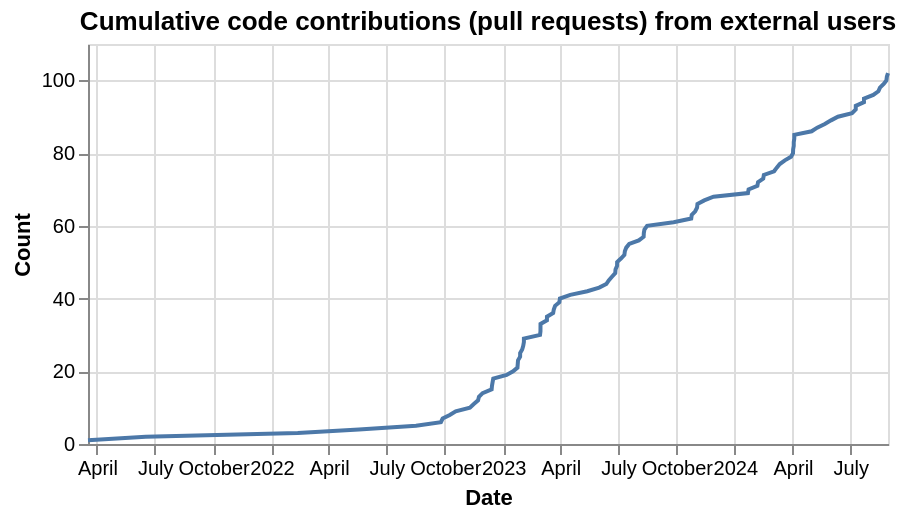

Vega-Lite specification for this chart:
### Vega-Lite specification from a JSON file in a GitHub repository (floating-point values rounded to 4 significant figures)
{"config": {"view": {"continuousWidth": 400, "continuousHeight": 300}}, "data": {"name": "data-df562dbb6632a0d266886b5b97763acf"}, "mark": "line", "encoding": {"x": {"axis": {"title": "Date"}, "field": "interaction_createdAt", "type": "temporal"}, "y": {"axis": {"title": "Count"}, "field": "cumulative_count", "type": "quantitative"}}, "height": 200, "title": "Cumulative code contributions (pull requests) from external users", "transform": [{"window": [{"op": "count", "as": "cumulative_count"}], "sort": [{"field": "interaction_createdAt"}]}], "$schema": "https://vega.github.io/schema/vega-lite/v4.17.0.json", "datasets": {"data-df562dbb6632a0d266886b5b97763acf": [{"interaction_createdAt": "2021-03-17T20:21:39+00:00"}, {"interaction_createdAt": "2021-06-16T18:28:24+00:00"}, {"interaction_createdAt": "2022-02-11T09:53:46+00:00"}, {"interaction_createdAt": "2022-05-18T18:04:27+00:00"}, {"interaction_createdAt": "2022-08-16T17:37:01+00:00"}, {"interaction_createdAt": "2022-09-24T22:36:24+00:00"}, {"interaction_createdAt": "2022-09-27T16:19:28+00:00"}, {"interaction_createdAt": "2022-10-08T21:21:56+00:00"}, {"interaction_createdAt": "2022-10-18T06:43:35+00:00"}, {"interaction_createdAt": "2022-11-09T14:34:37+00:00"}, {"interaction_createdAt": "2022-11-15T19:00:46+00:00"}, {"interaction_createdAt": "2022-11-22T11:34:32+00:00"}, {"interaction_createdAt": "2022-11-23T20:58:35+00:00"}, {"interaction_createdAt": "2022-11-29T16:09:16+00:00"}, {"interaction_createdAt": "2022-12-13T21:07:40+00:00"}, {"interaction_createdAt": "2022-12-14T10:04:50+00:00"}, {"interaction_createdAt": "2022-12-15T09:47:26+00:00"}, {"interaction_createdAt": "2022-12-16T11:00:11+00:00"}, {"interaction_createdAt": "2023-01-06T13:22:22+00:00"}, {"interaction_createdAt": "2023-01-16T15:16:03+00:00"}, {"interaction_createdAt": "2023-01-23T13:33:49+00:00"}, {"interaction_createdAt": "2023-01-24T00:37:28+00:00"}, {"interaction_createdAt": "2023-01-24T11:08:39+00:00"}, {"interaction_createdAt": "2023-01-27T18:18:48+00:00"}, {"interaction_createdAt": "2023-01-27T19:22:02+00:00"}, {"interaction_createdAt": "2023-01-31T00:10:12+00:00"}, {"interaction_createdAt": "2023-02-01T16:20:17+00:00"}, {"interaction_createdAt": "2023-02-02T16:50:51+00:00"}, {"interaction_createdAt": "2023-02-02T17:44:38+00:00"}, {"interaction_createdAt": "2023-02-28T03:09:35+00:00"}, {"interaction_createdAt": "2023-02-28T19:36:22+00:00"}, {"interaction_createdAt": "2023-02-28T20:36:45+00:00"}, {"interaction_createdAt": "2023-02-28T21:53:12+00:00"}, {"interaction_createdAt": "2023-03-11T00:40:26+00:00"}, {"interaction_createdAt": "2023-03-11T01:15:45+00:00"}, {"interaction_createdAt": "2023-03-20T20:08:04+00:00"}, {"interaction_createdAt": "2023-03-21T19:31:14+00:00"}, {"interaction_createdAt": "2023-03-23T20:40:50+00:00"}, {"interaction_createdAt": "2023-03-30T15:01:06+00:00"}, {"interaction_createdAt": "2023-03-31T11:09:10+00:00"}, {"interaction_createdAt": "2023-04-16T18:35:44+00:00"}, {"interaction_createdAt": "2023-05-13T14:34:00+00:00"}, {"interaction_createdAt": "2023-06-01T09:11:14+00:00"}, {"interaction_createdAt": "2023-06-12T13:21:26+00:00"}, {"interaction_createdAt": "2023-06-16T10:22:26+00:00"}, {"interaction_createdAt": "2023-06-21T10:59:21+00:00"}, {"interaction_createdAt": "2023-06-26T15:51:51+00:00"}, {"interaction_createdAt": "2023-06-27T02:27:42+00:00"}, {"interaction_createdAt": "2023-06-29T14:07:25+00:00"}, {"interaction_createdAt": "2023-06-29T15:18:11+00:00"}, {"interaction_createdAt": "2023-07-05T14:25:21+00:00"}, {"interaction_createdAt": "2023-07-11T01:25:44+00:00"}, {"interaction_createdAt": "2023-07-11T19:04:05+00:00"}, {"interaction_createdAt": "2023-07-14T00:24:37+00:00"}, {"interaction_createdAt": "2023-07-18T15:34:23+00:00"}, {"interaction_createdAt": "2023-08-02T17:48:52+00:00"}, {"interaction_createdAt": "2023-08-10T09:29:12+00:00"}, {"interaction_createdAt": "2023-08-10T16:29:35+00:00"}, {"interaction_createdAt": "2023-08-11T15:53:27+00:00"}, {"interaction_createdAt": "2023-08-15T20:12:49+00:00"}, {"interaction_createdAt": "2023-09-26T14:47:49+00:00"}, {"interaction_createdAt": "2023-10-24T09:12:34+00:00"}, {"interaction_createdAt": "2023-10-25T04:36:25+00:00"}, {"interaction_createdAt": "2023-10-30T15:43:52+00:00"}, {"interaction_createdAt": "2023-11-02T13:22:28+00:00"}, {"interaction_createdAt": "2023-11-03T04:54:06+00:00"}, {"interaction_createdAt": "2023-11-13T21:46:00+00:00"}, {"interaction_createdAt": "2023-11-28T12:26:33+00:00"}, {"interaction_createdAt": "2024-01-21T17:36:30+00:00"}, {"interaction_createdAt": "2024-01-22T19:04:04+00:00"}, {"interaction_createdAt": "2024-02-05T14:43:17+00:00"}, {"interaction_createdAt": "2024-02-06T16:11:53+00:00"}, {"interaction_createdAt": "2024-02-14T20:47:13+00:00"}, {"interaction_createdAt": "2024-02-15T19:27:08+00:00"}, {"interaction_createdAt": "2024-03-02T23:02:50+00:00"}, {"interaction_createdAt": "2024-03-07T04:12:59+00:00"}, {"interaction_createdAt": "2024-03-11T22:02:17+00:00"}, {"interaction_createdAt": "2024-03-19T22:09:42+00:00"}, {"interaction_createdAt": "2024-03-29T15:14:21+00:00"}, {"interaction_createdAt": "2024-04-01T18:51:45+00:00"}, {"interaction_createdAt": "2024-04-01T23:13:29+00:00"}, {"interaction_createdAt": "2024-04-02T22:36:56+00:00"}, {"interaction_createdAt": "2024-04-02T22:45:22+00:00"}, {"interaction_createdAt": "2024-04-03T18:56:28+00:00"}, {"interaction_createdAt": "2024-04-03T19:38:41+00:00"}, {"interaction_createdAt": "2024-05-01T03:25:13+00:00"}, {"interaction_createdAt": "2024-05-09T22:03:12+00:00"}, {"interaction_createdAt": "2024-05-21T22:10:23+00:00"}, {"interaction_createdAt": "2024-05-31T15:46:42+00:00"}, {"interaction_createdAt": "2024-06-11T13:52:40+00:00"}, {"interaction_createdAt": "2024-07-03T18:03:41+00:00"}, {"interaction_createdAt": "2024-07-09T15:14:45+00:00"}, {"interaction_createdAt": "2024-07-09T15:40:03+00:00"}, {"interaction_createdAt": "2024-07-22T14:16:41+00:00"}, {"interaction_createdAt": "2024-07-22T14:59:06+00:00"}, {"interaction_createdAt": "2024-08-06T06:37:28+00:00"}, {"interaction_createdAt": "2024-08-14T07:05:51+00:00"}, {"interaction_createdAt": "2024-08-16T18:41:28+00:00"}, {"interaction_createdAt": "2024-08-22T16:23:52+00:00"}, {"interaction_createdAt": "2024-08-26T23:05:12+00:00"}, {"interaction_createdAt": "2024-08-27T15:52:41+00:00"}, {"interaction_createdAt": "2024-08-29T10:58:12+00:00"}]}}
